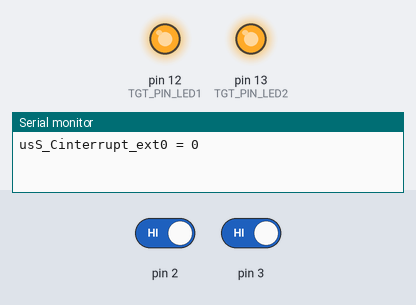
Bench run of a sketch on a simulated Arduino Uno, built with avr-gcc and run on an emulated ATmega328P. Parts: output pins drawn as LEDs (lit = HIGH), the last lines printed to the serial monitor. Inputs (shaded band) come from the test bench; at power-on: pin 2 HIGH, pin 3 HIGH. Pins used as bus, display or sensor lines are not drawn.

Above: at 1.2 s.
1.3 s: pin 2 driven LOW
At 2.1 s:
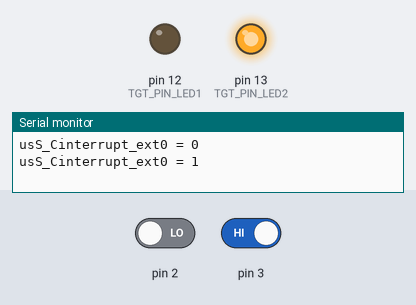
3.8 s: pin 3 driven LOW
At 4.6 s:
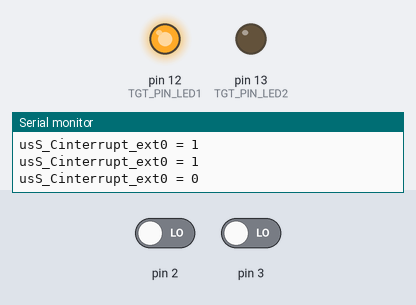
Timing chart, 0 to 6.8 s (numbered marks = the images above; inputs shaded):
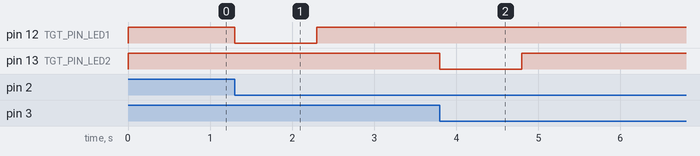

The sketch:

sketch_sample_00_intr.ino
```cpp
/*
 * ダミーファイル
 * File:   sketch_sample_00_intr.ino
 * Author: H.Seiyama
 */

/* インクルード宣言 */
#include <MsTimer2.h>
```

sys_main.cpp
```cpp
/*
 SYSソースファイル
 * File:   sys_main.cpp
 * Author: H.Seiyama
 */

/* インクルード宣言 */
#include "sys_type.h"
#include "tgt_type.h"
#include "MsTimer2.h"

/* 定数定義 */
#define SYS_TIME_INTR_TIMER2	( 1 )											// Timer2割込み間隔 1ms
#define SYS_TIME_CYCLE_10MS		( 10 / SYS_TIME_INTR_TIMER2 )					// 10ms周期タスク起動判定回数
#define SYS_TIME_CYCLE_100MS	( 100 / ( SYS_TIME_CYCLE_10MS * SYS_TIME_INTR_TIMER2 ))
																				// 100ms周期タスク起動判定回数
#define SYS_TIME_CYCLE_1000MS	( 1000 / ( SYS_TIME_CYCLE_100MS * SYS_TIME_CYCLE_10MS * SYS_TIME_INTR_TIMER2 ))
																				// 1000ms周期タスク起動判定回数
#define SYS_LIB_TIMER_STOP		( 0xFFFFFFFF )									// タイマ停止状態(タイマ操作用)

/* スタティック変数定義 */
volatile u_long	ulS_Ctimer_sys;													// システムタイマ(LSB:1ms)
volatile u_char	ubS_Ctimer_cycle_10ms;											// 10ms周期タスク起動判定用カウンタ
u_char			ubS_Ctimer_cycle_100ms;											// 100ms周期タスク起動判定用カウンタ
u_char			ubS_Ctimer_cycle_1000ms;										// 1000ms周期タスク起動判定用カウンタ

/* プロトタイプ宣言 */
static void sys_intr_timer2( void );											// Timer2割込み関数

/*
 * セットアップ関数
 *
 * 引数:
 * なし
 *
 * 復帰値:
 * なし
 */
void setup( void ){
	/* タイマ変数の初期化 */
	ulS_Ctimer_sys = 0;															// システムタイマ(LSB:1ms)
	ubS_Ctimer_cycle_10ms = 0;													// 10ms周期タスク起動判定用カウンタ
	ubS_Ctimer_cycle_100ms = 0;													// 100ms周期タスク起動判定用カウンタ
	ubS_Ctimer_cycle_1000ms = 0;												// 1000ms周期タスク起動判定用カウンタ

	/* TGT初期化関数 */
	tgt_init();

	/* MsTimer2 初期設定*/
	MsTimer2::set( SYS_TIME_INTR_TIMER2, sys_intr_timer2 );
	MsTimer2::start();
}

/*
 * ループ関数
 *
 * 引数:
 * なし
 *
 * 復帰値:
 * なし
 */
void loop( void ){
	/* 10ms経過した場合 */
	if( ubS_Ctimer_cycle_10ms >= SYS_TIME_CYCLE_10MS ){
		ubS_Ctimer_cycle_10ms = 0;												// 10ms周期タスク起動判定用カウンタ
		ubS_Ctimer_cycle_100ms++;												// 100ms周期タスク起動判定用カウンタ

		/* 10ms周期タスクTGTメイン関数 */
		tgt_task_main_10ms();

		/* 100ms経過した場合 */
		if( ubS_Ctimer_cycle_100ms >= SYS_TIME_CYCLE_100MS ){
			ubS_Ctimer_cycle_100ms = 0;											// 100ms周期タスク起動判定用カウンタ
			ubS_Ctimer_cycle_1000ms++;											// 1000ms周期タスク起動判定用カウンタ

			/* 100ms周期タスクTGTメイン関数 */
			tgt_task_main_100ms();

			/* 1000ms経過した場合 */
			if( ubS_Ctimer_cycle_1000ms >= SYS_TIME_CYCLE_1000MS ){
				ubS_Ctimer_cycle_1000ms = 0;									// 1000ms周期タスク起動判定用カウンタ

				/* 1000ms周期タスクTGTメイン関数 */
				tgt_task_main_1000ms();
			}
			/* 上記以外 */
			else{
				/* 処理なし */
			}
		}
		/* 上記以外 */
		else{
			/* 処理なし */
		}
	}
	/* 上記以外 */
	else{
		/* IDLEタスクTGTメイン関数 */
		tgt_task_main_idle();
	}
}

/*
 * タイマ開始処理
 *
 * 引数:
 * ST_SYS_TIME *stW_timer タイマ変数のポインタ
 *
 * 復帰値:
 * なし
 */
void sys_lib_StartTimer( ST_SYS_TIME *stW_timer ){
	stW_timer->ul_time = ulS_Ctimer_sys;										// タイマ計測時間
}

/*
 * タイマ停止処理
 *
 * 引数:
 * ST_SYS_TIME *stW_timer タイマ変数のポインタ
 *
 * 復帰値:
 * なし
 */
void sys_lib_StopTimer( ST_SYS_TIME *stW_timer ){
	stW_timer->ul_time = SYS_LIB_TIMER_STOP;									// タイマ計測時間
}

/*
 * タイマ満了確認処理
 *
 * 引数:
 * ST_SYS_TIME *stW_timer タイマ変数のポインタ
 * u_long ulW_Dtime_max   タイマ満了判定時間
 *
 * 復帰値:
 * ON  タイマ満了
 * OFF タイマ未達
 */
u_char sys_lib_CheckTimer( ST_SYS_TIME *stW_timer, u_long ulW_Dtime_max ){
	u_char ubW_Drcode;															// 戻り値
	u_long ulW_Dtime_pass;														// タイマ経過時間

	/* タイマ停止状態である場合 */
	if( stW_timer->ul_time == SYS_LIB_TIMER_STOP ){
		ubW_Drcode = ON;														// タイマ満了
	}
	/* 上記以外 */
	else{
		/* システムタイマ(LSB:1ms)が桁あふれしていない場合 */
		if( ulS_Ctimer_sys >= stW_timer->ul_time ){
			ulW_Dtime_pass = ulS_Ctimer_sys - stW_timer->ul_time;				// タイマ経過時間

			/* タイマが満了している場合 */
			if( ulW_Dtime_pass >= ulW_Dtime_max ){
				ubW_Drcode = ON;												// タイマ満了
			}
			/* 上記以外 */
			else{
				ubW_Drcode = OFF;												// タイマ未達
			}
		}
		/* 上記以外 */
		else{
			ubW_Drcode = ON;													// タイマ満了
		}
	}

	return ubW_Drcode;
}

/*
 * Timer2割込み関数
 *
 * 引数:
 * なし
 *
 * 復帰値:
 * なし
 */
static void sys_intr_timer2( void ){
	ulS_Ctimer_sys++;															// システムタイマ(LSB:1ms)
	ubS_Ctimer_cycle_10ms++;													// 10ms周期タスク起動判定用カウンタ

	/* 1ms割込みTGTメイン関数 */
	tgt_intr_main_1ms();
}
```

sys_type.h
```cpp
/*
 SYSヘッダファイル
 * File:   sys_type.h
 * Author: H.Seiyama
 */

#ifndef __SYS_TYPE_H__
#define __SYS_TYPE_H__

/* インクルード宣言 */
#include "Arduino.h"

/* 定数定義 */
#define ON		( 1 )															// ON
#define OFF		( 0 )															// OFF

#define TRUE	true															// TRUE
#define FALSE	false															// FALSE

/* 型宣言 */
typedef unsigned char	u_char;													// u_char
typedef unsigned short	u_short;												// u_short
typedef unsigned long	u_long;													// u_long
typedef signed char		s_char;													// s_char
typedef signed short	s_short;												// s_short
typedef signed long		s_long;													// s_long

typedef struct tag_ST_SYS_TIME{
	u_long ul_time;																// タイマ計測時間
} ST_SYS_TIME;																	// ST_SYS_TIME

/* プロトタイプ宣言 */
extern void		setup( void );													// セットアップ関数
extern void		loop( void );													// ループ関数
extern void		sys_lib_StartTimer( ST_SYS_TIME* );								// タイマ開始処理
extern void		sys_lib_StopTimer( ST_SYS_TIME* );								// タイマ停止処理
extern u_char	sys_lib_CheckTimer( ST_SYS_TIME*, u_long );						// タイマ満了確認処理

#endif /* __SYS_TYPE_H__ */
```

tgt_main.cpp
```cpp
/*
 TGTソースファイル
 * File:   tgt_main.cpp
 * Author: H.Seiyama
 */

/* インクルード宣言 */
#include "sys_type.h"
#include "tgt_type.h"

/* 定数定義 */
#define TGT_PIN_LED1		( 12 )												// LED1
#define TGT_PIN_LED2		( 13 )												// LED2
#define TGT_PIN_TEST1		( 7 )												// TEST1
#define TGT_PIN_TEST2		( 8 )												// TEST2
#define TGT_INTR0			( 0 )												// INTR0
#define TGT_INTR1			( 1 )												// INTR1

#define TGT_TIME_1000MS		( 1000 )											// 1000ms

/* スタティック変数定義 */
ST_SYS_TIME	stS_Dtime_led1;														// LED1点灯用タイマ
ST_SYS_TIME	stS_Dtime_led2;														// LED2点灯用タイマ

volatile u_short	usS_Cinterrupt_ext0;										// 外部割込み回数(ext0)
volatile u_char		ubS_Fevent_ext0;											// 外部割込みイベント
volatile u_char		ubS_Fevent_ext1;											// 外部割込みイベント

/* プロトタイプ宣言 */
static void tgt_intr_external0( void );											// 外部割込み0関数(ext0)
static void tgt_intr_external1( void );											// 外部割込み1関数(ext1)

/*
 * TGT初期化関数
 *
 * 引数:
 * なし
 *
 * 復帰値:
 * なし
 */
void tgt_init( void ){
	usS_Cinterrupt_ext0 = 0;													// 外部割込み回数(ext0)
	ubS_Fevent_ext0 = OFF;														// 外部割込みイベント(ext0)
	ubS_Fevent_ext1 = OFF;														// 外部割込みイベント(ext1)

	/* デジタル入出力の設定 */
	pinMode( TGT_PIN_LED1, OUTPUT );
	pinMode( TGT_PIN_LED2, OUTPUT );
	pinMode( TGT_PIN_TEST1, OUTPUT );
	pinMode( TGT_PIN_TEST2, OUTPUT );

	digitalWrite( TGT_PIN_LED1, HIGH );											// LED1消灯
	digitalWrite( TGT_PIN_LED2, HIGH );											// LED2消灯
	digitalWrite( TGT_PIN_TEST1, LOW );											// TEST1 LOW
	digitalWrite( TGT_PIN_TEST2, LOW );											// TEST2 LOW

	/* 外部割込みの設定 */
	attachInterrupt( TGT_INTR0, tgt_intr_external0, FALLING );
	attachInterrupt( TGT_INTR1, tgt_intr_external1, FALLING );

	/* シリアル通信の設定 */
	Serial.begin( 9600 );

	/* タイマ停止処理 */
	sys_lib_StopTimer( &stS_Dtime_led1 );
	sys_lib_StopTimer( &stS_Dtime_led2 );
}

/*
 * 1ms割込みTGTメイン関数
 *
 * 引数:
 * なし
 *
 * 復帰値:
 * なし
 */
void tgt_intr_main_1ms( void ){
}

/*
 * 10ms周期タスクTGTメイン関数
 *
 * 引数:
 * なし
 *
 * 復帰値:
 * なし
 */
void tgt_task_main_10ms( void ){
	u_char ubW_Dcheck_timer;

	/* 外部割込みイベント(ext0)がONの場合 */
	if( ubS_Fevent_ext0 == ON ){
		ubS_Fevent_ext0 = OFF;													// 外部割込みイベント(ext0)

		/* タイマ開始処理 */
		sys_lib_StartTimer( &stS_Dtime_led1 );
	}
	/* 上記以外 */
	else{
		/* 処理なし */
	}

	/* タイマー満了確認処理 */
	ubW_Dcheck_timer = sys_lib_CheckTimer( &stS_Dtime_led1, TGT_TIME_1000MS );
	/* タイマが満了している場合 */
	if( ubW_Dcheck_timer == ON ){
		digitalWrite( TGT_PIN_LED1, HIGH );										// LED1消灯

		/* タイマ停止処理 */
		sys_lib_StopTimer( &stS_Dtime_led1 );
	}
	/* 上記以外 */
	else{
		digitalWrite( TGT_PIN_LED1, LOW );										// LED1点灯
	}
}

/*
 * 100ms周期タスクTGTメイン関数
 *
 * 引数:
 * なし
 *
 * 復帰値:
 * なし
 */
void tgt_task_main_100ms( void ){
	u_char ubW_Dcheck_timer;

	/* 外部割込みイベント(ext1)がONの場合 */
	if( ubS_Fevent_ext1 == ON ){
		ubS_Fevent_ext1 = OFF;													// 外部割込みイベント(ext1)

		/* タイマ開始処理 */
		sys_lib_StartTimer( &stS_Dtime_led2 );
	}
	/* 上記以外 */
	else{
		/* 処理なし */
	}

	/* タイマー満了確認処理 */
	ubW_Dcheck_timer = sys_lib_CheckTimer( &stS_Dtime_led2, TGT_TIME_1000MS );
	/* タイマが満了している場合 */
	if( ubW_Dcheck_timer == ON ){
		digitalWrite( TGT_PIN_LED2, HIGH );										// LED2消灯

		/* タイマ停止処理 */
		sys_lib_StopTimer( &stS_Dtime_led2 );
	}
	/* 上記以外 */
	else{
		digitalWrite( TGT_PIN_LED2, LOW );										// LED2点灯
	}

	/* ピン出力の遅延を確認 */
	digitalWrite( TGT_PIN_TEST1, HIGH );										// TEST1 HIGH
	delayMicroseconds( 100 );													// Delay 100us
	digitalWrite( TGT_PIN_TEST1, LOW );											// TEST1 LOW
	digitalWrite( TGT_PIN_TEST1, HIGH );										// TEST1 HIGH
	digitalWrite( TGT_PIN_TEST1, LOW );											// TEST1 LOW
}

/*
 * 1000ms周期タスクTGTメイン関数
 *
 * 引数:
 * なし
 *
 * 復帰値:
 * なし
 */
void tgt_task_main_1000ms( void ){
	/* シリアル通信の出力 */
	digitalWrite( TGT_PIN_TEST2, HIGH );										// TEST2 HIGH
	delayMicroseconds( 100 );													// Delay 100us
	digitalWrite( TGT_PIN_TEST2, LOW );											// TEST2 LOW
	Serial.print( "usS_Cinterrupt_ext0 = " );
	digitalWrite( TGT_PIN_TEST2, HIGH );										// TEST2 HIGH
	Serial.println( usS_Cinterrupt_ext0 );
	digitalWrite( TGT_PIN_TEST2, LOW );											// TEST2 LOW
}

/*
 * IDLEタスクTGTメイン関数
 *
 * 引数:
 * なし
 *
 * 復帰値:
 * なし
 */
void tgt_task_main_idle( void ){
}

/*
 * 外部割込み0関数
 *
 * 引数:
 * なし
 *
 * 復帰値:
 * なし
 */
static void tgt_intr_external0( void ){
	usS_Cinterrupt_ext0++;														// 外部割込み回数(ext0)
	ubS_Fevent_ext0 = ON;														// 外部割込みイベント(ext0)
}

/*
 * 外部割込み1関数
 *
 * 引数:
 * なし
 *
 * 復帰値:
 * なし
 */
static void tgt_intr_external1( void ){
	usS_Cinterrupt_ext0 = 0;													// 外部割込み回数(ext0)
	ubS_Fevent_ext1 = ON;														// 外部割込みイベント(ext1)
}
```

tgt_type.h
```cpp
/*
 TGTヘッダファイル
 * File:   tgt_type.h
 * Author: H.Seiyama
 */

#ifndef __TGT_TYPE_H__
#define __TGT_TYPE_H__

/* プロトタイプ宣言 */
extern void tgt_init( void );													// TGT初期化関数
extern void tgt_intr_main_1ms( void );											// 1ms割込みTGTメイン関数
extern void tgt_task_main_10ms( void );											// 10ms周期タスクTGTメイン関数
extern void tgt_task_main_100ms( void );										// 100ms周期タスクTGTメイン関数
extern void tgt_task_main_1000ms( void );										// 1000ms周期タスクTGTメイン関数
extern void tgt_task_main_idle( void );											// IDLEタスクTGTメイン関数

#endif /* __TGT_TYPE_H__ */
```

Measured:
- after the input at 1.3 s, pin 12 (TGT_PIN_LED1): HIGH → LOW at once, → HIGH 1.0 s later
- after the input at 3.8 s, pin 13 (TGT_PIN_LED2): HIGH → LOW at once, → HIGH 1.0 s later
